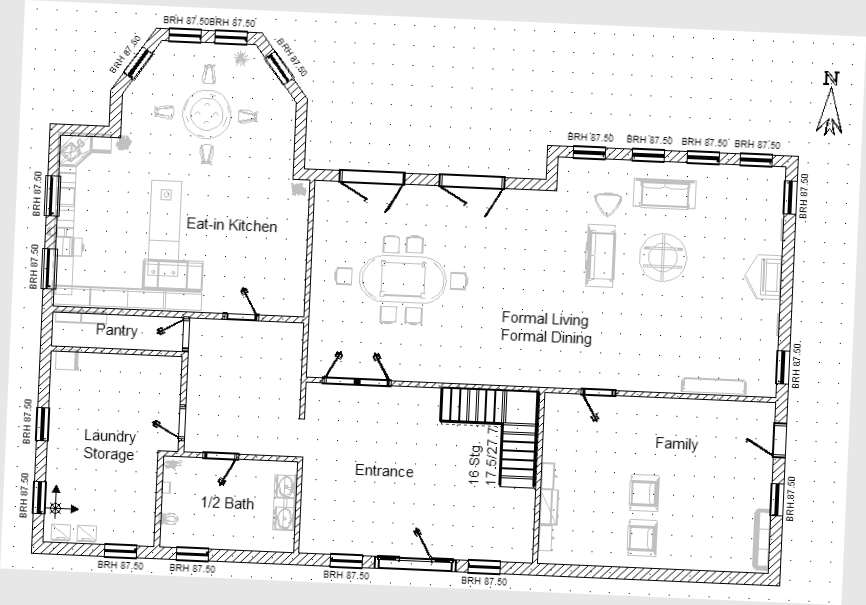
#> input picture frontend/test-fixtures/floor-plans/clean-modern-degraded-derived.jpg, 866 x 605 px
$ python -i roi.py   (imports and definitions only)
#> lines starting #> are read from the running program, lines starting #| are printed output that depends on the picture; after the words box and inside, x2 and y2 are one past the last pixel; in counts of white or black regions, pixels touching at a corner belong together
#> further down, picture is the input picture: PIL image 866x605 RGB; min 0, max 255, mean 238.7
"""Conservative plan-region proposals for drawing-sheet diagnostics."""
from math import sqrt

import cv2
import numpy as np
from PIL import Image


def propose_plan_regions(image: Image.Image, max_candidates: int = 5) -> dict:
    """Return ranked ink regions without cropping or altering inference input."""
#> called with max_candidates = 5
    gray = np.asarray(image.convert("L"))
    ink = (gray < 220).astype(np.uint8)
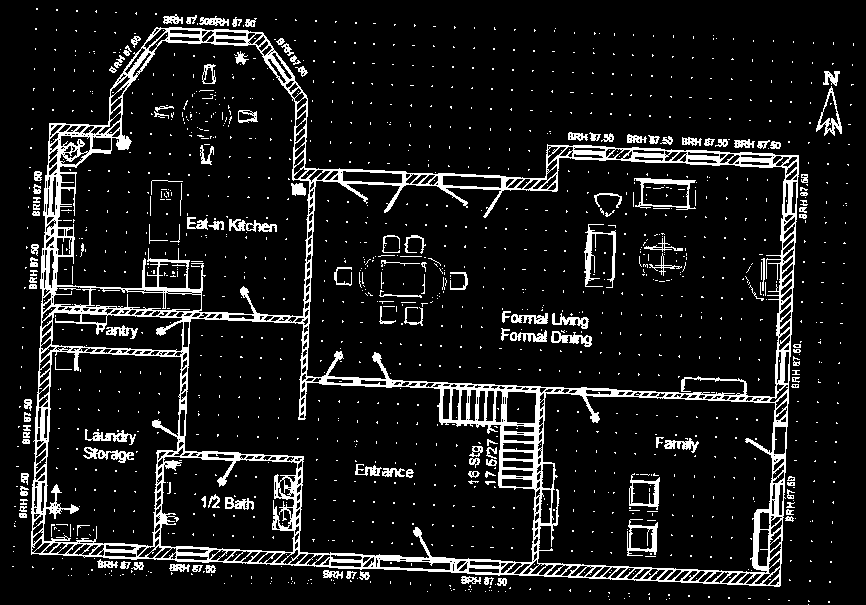
#> ink: shape (605, 866); values 0 (black) and 1 (white), 10.1% white; 1438 white regions (1293 under 20 px), largest, box (x1, y1, x2, y2) and area: (31, 27, 799, 587) 36578, (584, 224, 616, 288) 584, (634, 178, 696, 210) 506
    height, width = ink.shape
#> height = 605; width = 866
    kernel_size = max(5, min(31, round(min(width, height) * 0.015)))
#> kernel_size = 9
    kernel = np.ones((kernel_size, kernel_size), dtype=np.uint8)
    grouped = cv2.morphologyEx(ink, cv2.MORPH_CLOSE, kernel)
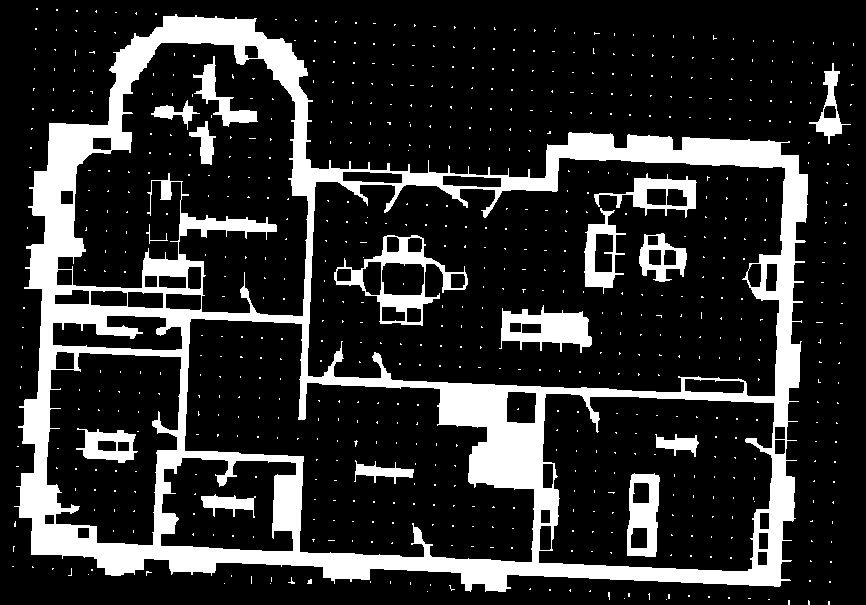
#> grouped: shape (605, 866); values 0 (black) and 1 (white), 19% white; 712 white regions (696 under 20 px), largest, box (x1, y1, x2, y2) and area: (14, 14, 808, 592) 80469, (334, 235, 468, 326) 2710, (499, 305, 592, 353) 2423
    count, _, stats, _ = cv2.connectedComponentsWithStats(grouped, connectivity=8)
#> count = 713; stats = 713 rows, first 6: [0, 0, 866, 605, 424360], [36, 8, 2, 2, 4], [56, 9, 2, 2, 4], [76, 10, 2, 2, 4], [95, 10, 2, 3, 4], [115, 12, 2, 1, 2]
    candidates = []
    for index in range(1, count):
        x, y, candidate_width, candidate_height, _ = stats[index]
        area = candidate_width * candidate_height
        if area < width * height * 0.02:
            continue
        original = ink[y:y + candidate_height, x:x + candidate_width]
        density = float(original.mean())
        score = density * sqrt(area / (width * height))
        candidates.append({
            "x": int(x), "y": int(y), "width": int(candidate_width), "height": int(candidate_height),
            "inkDensity": round(density, 3), "score": round(score, 4),
        })
#> this loop made 712 passes
#> (x, y, candidate_width, candidate_height, area, density, score) on pass 8: (14, 14, 794, 578, 458932, 0.114, 0.106)
#> after the loop, candidates = 2 items
    candidates.sort(key=lambda item: item["score"], reverse=True)
    candidates = candidates[:max_candidates]
    ambiguous = len(candidates) > 1 and candidates[1]["score"] >= candidates[0]["score"] * 0.9
#> ambiguous = False
    return {
        "mode": "shadow",
        "candidates": candidates,
        "selected": candidates[0] if candidates and not ambiguous else None,
        "ambiguous": ambiguous,
    }

>>> from PIL import Image
>>> picture = Image.open('../../frontend/test-fixtures/floor-plans/clean-modern-degraded-derived.jpg')
>>> result = propose_plan_regions(picture)
#> result = 4 items
